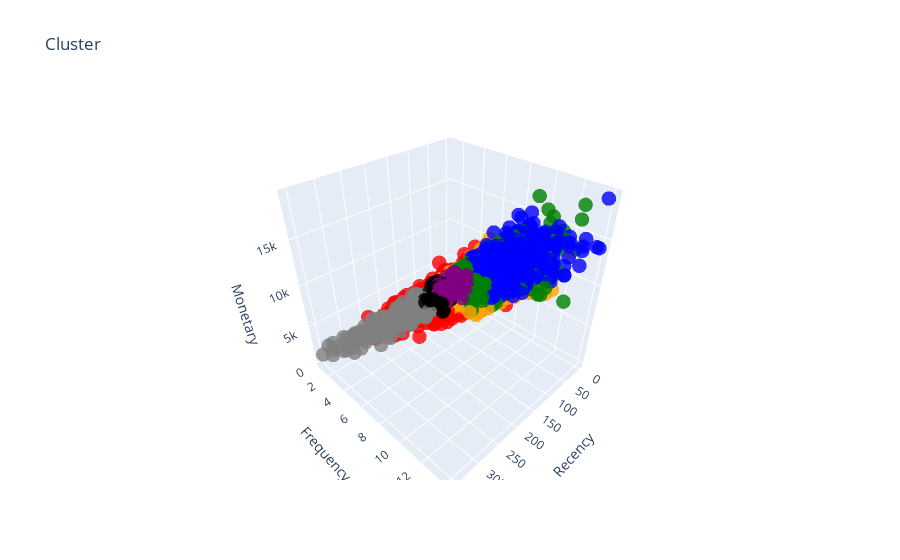

Source (notebook cell):
### Code cell
import plotly as py
import plotly.graph_objs as go

# Buat pemetaan warna untuk setiap segmen customer
color_map = {
    'Champions': 'blue',
    'Loyal Customers': 'green',
    'Potential Loyalist': 'orange',
    'Promising': 'purple',
    'At Risk': 'red',
    'Lost': 'gray',
    'Uncategorized': 'black'
}

# Ubah warna marker menggunakan pemetaan
colors = [color_map[segment] for segment in rfm['Customer_Segment']]

trace1_non_ml = go.Scatter3d(
    x=rfm['Recency'],
    y=rfm['Frequency'],
    z=rfm['Monetary'],
    mode='markers',
    marker=dict(color=colors, size=5, opacity=0.8)  # Gunakan colors
)

dataa1_non_ml = [trace1_non_ml]

layout1_non_ml = go.Layout(
    title='Cluster',
    scene=dict(
        xaxis=dict(title='Recency'),
        yaxis=dict(title='Frequency'),
        zaxis=dict(title='Monetary')
    )
)

fig1_non_ml = go.Figure(data=dataa1_non_ml, layout=layout1_non_ml)
py.offline.iplot(fig1_non_ml)

### Figure 1 — Plotly figure (JSON) as saved in the notebook; plotly's stock layout.template omitted (floating-point values rounded to 4 significant figures; data arrays with more than 128 entries replaced by an {"elided": "..."} marker saying what was removed)
{"data": [{"marker": {"color": {"elided": "3490 str values"}, "opacity": 0.8, "size": 5}, "mode": "markers", "type": "scatter3d", "x": {"elided": "3490 int values"}, "y": {"elided": "3490 int values"}, "z": {"elided": "3490 float values"}}], "layout": {"scene": {"xaxis": {"title": {"text": "Recency"}}, "yaxis": {"title": {"text": "Frequency"}}, "zaxis": {"title": {"text": "Monetary"}}}, "title": {"text": "Cluster"}}}
